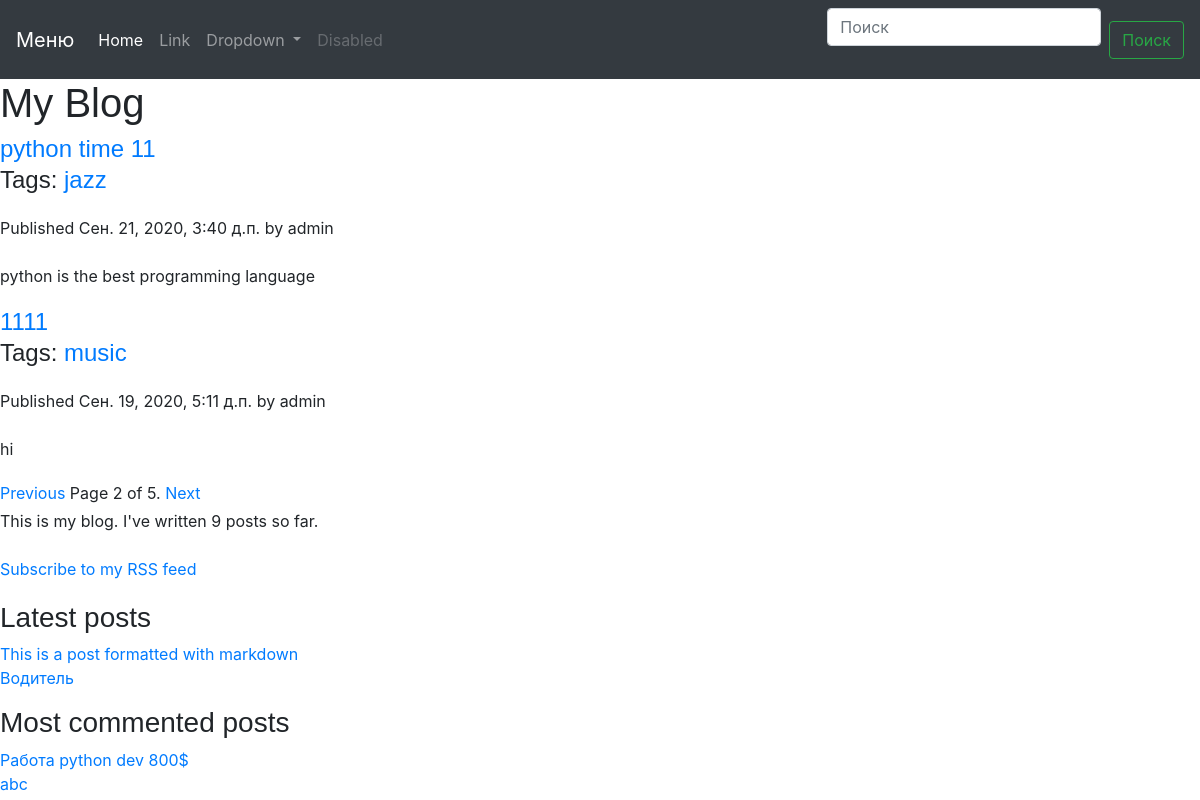
Screenshot of /blog/?page=2 with the database file from the repository.
### blog/models.py (models this page shows, shortened)
class Post(models.Model):
    STATUS_CHOICES = (
        ('draft', 'Draft'),
        ('published', 'Published'),
        )
    title = models.CharField(max_length=250)
    slug = models.SlugField(max_length=250,unique_for_date='publish')
    author = models.ForeignKey(User,on_delete=models.CASCADE,
    related_name='blog_posts')
    body = models.TextField()
    publish = models.DateTimeField(default=timezone.now)
    created = models.DateTimeField(auto_now_add=True)
    updated = models.DateTimeField(auto_now=True)
    status = models.CharField(max_length=10,choices=STATUS_CHOICES,default='draft')
    objects = models.Manager() # Менеджер по умолчанию.
    published = PublishedManager() # Наш новый менеджер.
    tags = TaggableManager()
    def get_absolute_url(self):
        return reverse('blog:post_detail', args=[self.publish.year, self.publish.month, self.publish.day, self.slug])
    class Meta:
        ordering = ('-publish',)

### blog/views.py (the view)
# urls.py: path('', views.post_list, name='post_list'),
def post_list(request, tag_slug=None):
    object_list = Post.published.all()
    tag = None
    if tag_slug:
        tag = get_object_or_404(Tag, slug=tag_slug)
        object_list = object_list.filter(tags__in=[tag])
    paginator = Paginator(object_list, 2) # По 2 статьи на каждой странице.
    page = request.GET.get('page')
    try:
        posts = paginator.page(page)
    except PageNotAnInteger:
        posts = paginator.page(1)
    except EmptyPage:
        posts = paginator.page(paginator.num_pages)
    return render(request,'blog/post/list.html', {'page': page, 'posts': posts, 'tag': tag})

### blog/models.py (called while the page is built)
    def get_queryset(self):
        return super().get_queryset().filter(status='published')

### blog/templatetags/blog_tags.py (called while the page is built)
@register.simple_tag
def get_most_commented_posts(count=2):
    return Post.published.annotate(total_comments=Count('comments')) .order_by('-total_comments')[:count]

@register.simple_tag
def total_posts():
    return Post.published.count()

@register.inclusion_tag('blog/post/latest_posts.html')
def show_latest_posts(count=5):
    latest_posts = Post.published.order_by('-publish')[:count]
    return {'latest_posts': latest_posts}

@register.filter(name='markdown')
def markdown_format(text):
    return mark_safe(markdown.markdown(text))

### blog/templates/blog/post/list.html (shortened to what this page needs)
{% extends "blog/base.html" %}
{% load blog_tags %}
{% block content %}
<head>
    <link rel="stylesheet" href="https://stackpath.bootstrapcdn.com/bootstrap/4.5.2/css/bootstrap.min.css">
</head>
<body>
    <nav class="navbar navbar-expand-lg navbar-dark bg-dark">
        <a class="navbar-brand" href="#">Меню</a>
        <div class="collapse navbar-collapse" id="navbarSupportedContent">
          <ul class="navbar-nav mr-auto">
            <li class="nav-item active">
              <a class="nav-link" href="#">Home <span class="sr-only">(current)</span></a>
            </li>
            <li class="nav-item">
              <a class="nav-link" href="#">Link</a>
            </li>
            <li class="nav-item dropdown">
              <a class="nav-link dropdown-toggle" href="#" id="navbarDropdown" role="button" data-toggle="dropdown" aria-haspopup="true" aria-expanded="false">
                Dropdown
              </a>
            </li>
            <li class="nav-item">
              <a class="nav-link disabled" href="#" tabindex="-1" aria-disabled="true">Disabled</a>
            </li>
          </ul>
          <form class="form-inline my-2 my-lg-0">
            <input class="form-control mr-sm-2" type="search" placeholder="Поиск" aria-label="Search">
            <button class="btn btn-outline-success my-2 my-sm-0" type="submit">Поиск</button>
          </form>
        </div>
    </nav>
</body>
    <h1>My Blog</h1>
    {% for post in posts %}
        <h4>
            <a href="{{ post.get_absolute_url }}">{{ post.title }}</a>
            <p class="tags"> Tags:
                {% for tag in post.tags.all %}
                    <a href="{% url 'blog:post_list_by_tag' tag.slug %}">
                    {{ tag.name }}
                    </a>
                {% endfor %}
            </p>
        </h4>
        <p class="date">Published {{ post.publish }} by {{ post.author }}</p>
        {{ post.body|markdown|truncatewords_html:30 }}
    {% endfor %}
    {% include 'blog/pagination.html' with page=posts %}
{% endblock %}

### blog/templates/blog/base.html (shortened to what this page needs)
{% load blog_tags %}
{% load static %}
<!DOCTYPE html>
<html>
<head>
    <link href="{% static 'css/blog.css' %}" rel="stylesheet">
</head>
<body>
    <div id="content">
        {% block content %}{% endblock %}
    </div>
    <div id="sidebar">
    <p>This is my blog. I've written {% total_posts %} posts so far.</p>
    <p><a href="{% url "blog:post_feed" %}">Subscribe to my RSS feed</a></p>
    <h3>Latest posts</h3>
    {% show_latest_posts 2 %}
    <h3>Most commented posts</h3>
    {% get_most_commented_posts as most_commented_posts %}
    <ul>
        {% for post in most_commented_posts %}
            <li><a href="{{ post.get_absolute_url }}">{{ post.title }}</a></li>
        {% endfor %}
    </ul>
    </div>
</body>
</html>

### blog/templates/blog/post/latest_posts.html
<ul>
    {% for post in latest_posts %}
        <li><a href="{{ post.get_absolute_url }}">{{ post.title }}</a></li>
    {% endfor %}
</ul>

### blog/static/css/blog.css (style rules this page uses)
body { font-size: 14px; font-weight: 300; line-height: 24px; height: 100%; font-family: 'Poppins', sans-serif; color: #232323; }
html, body { height: 100% }
h1, h2, h3, h4, h5, h6 { font-family: 'Montserrat', sans-serif; }
a { text-decoration: none; -webkit-transition: all 0.4s; -webkit-transition: all 0.2s; transition: all 0.2s; color: #000; }
p { line-height: 32px; }
ul, li { margin: 0; padding: 0; list-style: none; }
.navbar { margin: 0; }
.form-control { display: block; border: 0px; width: 100%; height: 45px; padding: 5px 10px; font-size: 16px; line-height: 1.42857143; color: #333; background-color: #F7F7F7; background-image: none; border-radius: 0px; box-shadow: none; margin-bottom: 25px; }

### rows the page displays
Post: title "python time 11", publish "Сен. 21, 2020, 3:40 д.п.", author "admin", body "python is the best programming language"
Tag: name "jazz"
Post: title "1111", publish "Сен. 19, 2020, 5:11 д.п.", author "admin", body "hi"
Tag: name "music"
Post: title "This is a post formatted with markdown"
Post: title "Водитель"
Post: title "Работа python dev 800$"
Post: title "abc"

### other values shown
{{ page.number }} "2"
{{ page.paginator.num_pages }} "5"
